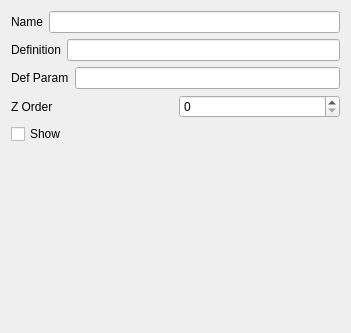
         <widget class="QWidget" name="page">
          <property name="geometry">
           <rect>
            <x>0</x>
            <y>0</y>
            <width>351</width>
            <height>333</height>
           </rect>
          </property>
          <attribute name="label">
           <string>Definition</string>
          </attribute>
          <layout class="QVBoxLayout" name="verticalLayout_6">
           <item>
            <layout class="QHBoxLayout" name="horizontalLayout_2">
             <item>
              <widget class="QLabel" name="label_18">
               <property name="text">
                <string>Name</string>
               </property>
              </widget>
             </item>
             <item>
              <widget class="QLineEdit" name="lineEdit_18"/>
             </item>
            </layout>
           </item>
           <item>
            <layout class="QHBoxLayout" name="horizontalLayout_3">
             <item>
              <widget class="QLabel" name="label_19">
               <property name="text">
                <string>Definition</string>
               </property>
              </widget>
             </item>
             <item>
              <widget class="QLineEdit" name="lineEdit_19"/>
             </item>
            </layout>
           </item>
           <item>
            <layout class="QHBoxLayout" name="horizontalLayout_4">
             <item>
              <widget class="QLabel" name="label_20">
               <property name="text">
                <string>Def Param</string>
               </property>
              </widget>
             </item>
             <item>
              <widget class="QLineEdit" name="lineEdit_20"/>
             </item>
            </layout>
           </item>
           <item>
            <layout class="QHBoxLayout" name="horizontalLayout_5">
             <item>
              <widget class="QLabel" name="label_21">
               <property name="text">
                <string>Z Order</string>
               </property>
              </widget>
             </item>
             <item>
              <widget class="QSpinBox" name="spinBox"/>
             </item>
            </layout>
           </item>
           <item>
            <widget class="QCheckBox" name="checkBox">
             <property name="text">
              <string>Show</string>
             </property>
            </widget>
           </item>
           <item>
            <spacer name="verticalSpacer">
             <property name="orientation">
              <enum>Qt::Vertical</enum>
             </property>
             <property name="sizeHint" stdset="0">
              <size>
               <width>20</width>
               <height>40</height>
              </size>
             </property>
            </spacer>
           </item>
          </layout>
         </widget>
